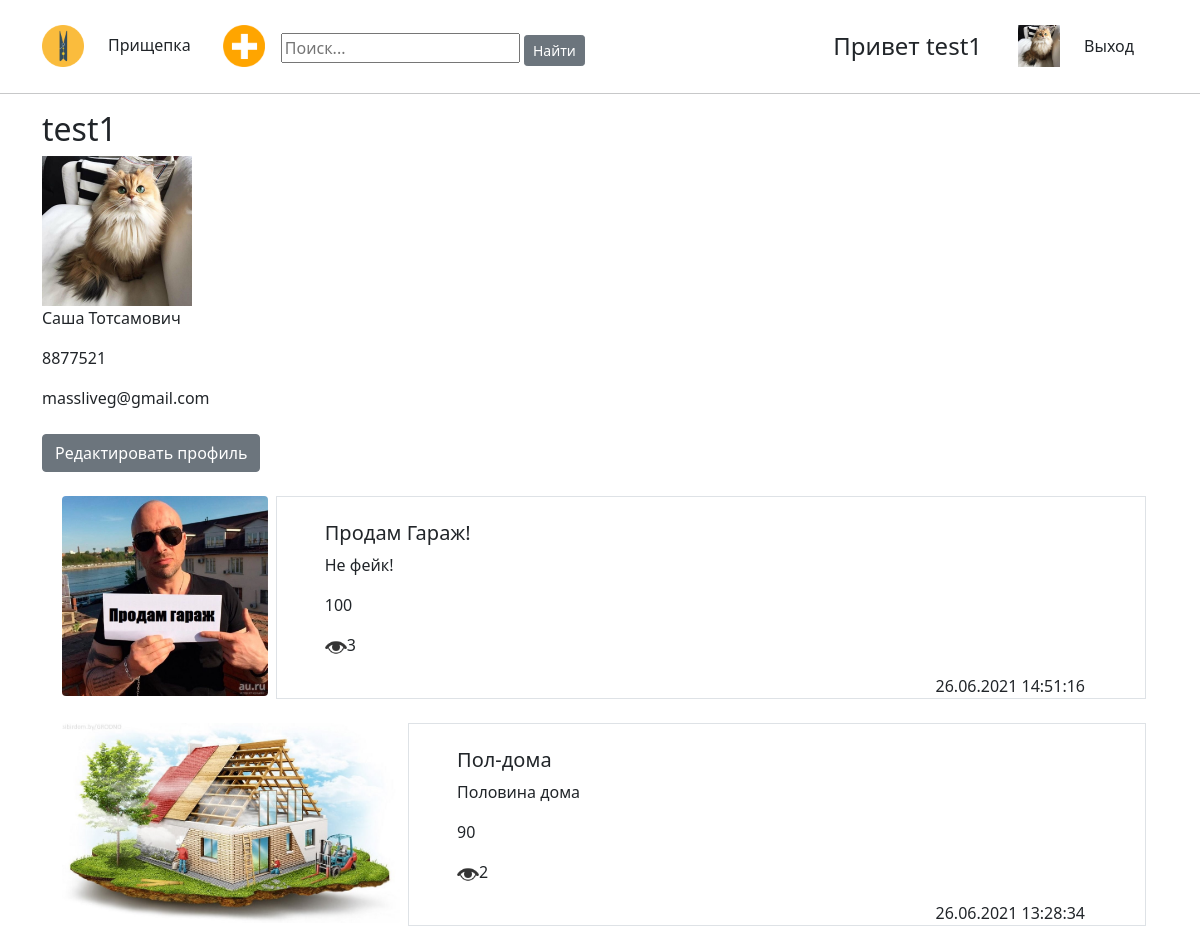
/user/account/64/ (signed in, upper part), run on an earlier commit of the app's database.
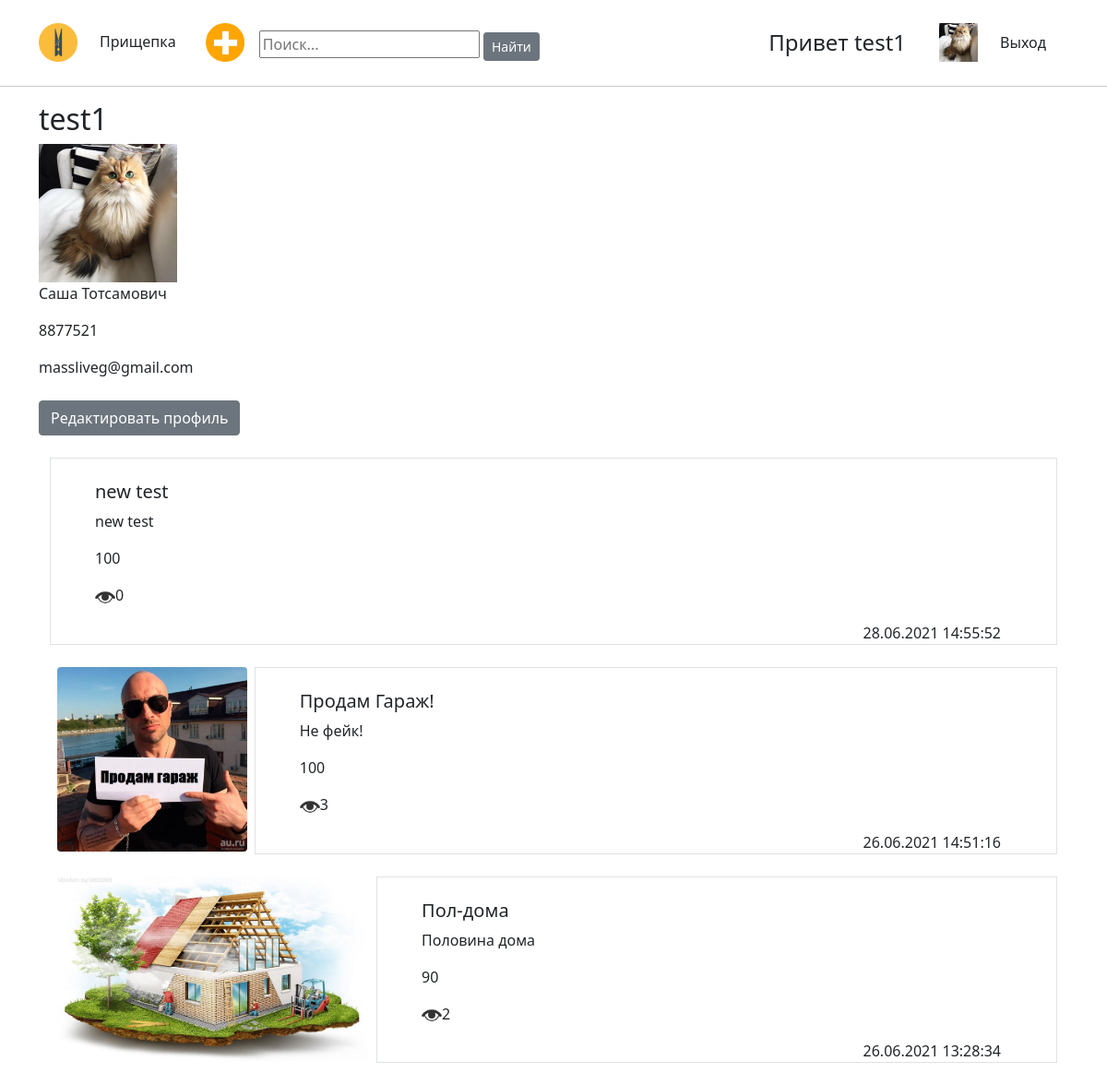
And on a later commit of the database.
### Services/models.py (models this page shows, shortened)
class Service(models.Model):
    picture = models.ImageField(upload_to='service', null=True, blank=True)
    title = models.CharField(max_length=200)
    descriptions = models.TextField()
    price = models.PositiveIntegerField()
    date_created = models.DateTimeField(auto_now_add=True)
    user = models.ForeignKey(User, on_delete=models.CASCADE, null=True)
    count = models.PositiveIntegerField(default=0)

### users/views.py (the view)
# urls.py: path('account/<int:pk>/', UserAccountView.as_view(), name='account'),
class UserAccountView(DetailView):
    model = User
    template_name = 'users/account_detail.html'
    def get_context_data(self, **kwargs):
        context = super().get_context_data(**kwargs)
        context['owner'] = self.request.user.pk == self.kwargs['pk']
        owner = User.objects.get(pk=self.kwargs['pk'])
        context['owner_services'] = owner.service_set.order_by('-date_created')
        return context

### templates/users/account_detail.html (shortened to what this page needs)
{% extends 'base.html' %}
{% load static %}
{% block content %}
<div class="container">
<h2>{{ user.username }}</h2>
    {% if user.userinfo.image %}
    <img src="{{ user.userinfo.image.url }}" height="150"><br>
    {% else %}
    <img src="{% static 'image/user1.png' %}" height="150"><br>
    {% endif %}
    <p>{{ user.first_name }} {{ user.last_name }}</p>
    {% if user.userinfo.phone %}
    <p>{{ user.userinfo.phone }}</p>
    {% endif %}
    <p>{{ user.email }}</p>
    {% if owner %}
    <p><a type="button" class="btn btn-secondary mt-2" href="{% url 'account_update' %}">Редактировать профиль</a></p>
    {% endif %}
</div>
    {% if owner %}
<div class="container">
    {% for service in owner_services %}
    <div class="container mt-4">
    <div class="d-flex position-relative mt-3">
      {% if service.picture %}
      <img src="{{ service.picture.url }}" height="200" class="rounded mx-2">
      {% endif %}
      <div class="container border px-5">
        <br>
        <h5 class="mt-0">{{ service.title }}</h5>
        <p>{{ service.descriptions }}</p>
        <p>{{ service.price }}</p>
        <p><img src="{% static 'image/eye.png' %}" height="22">{{ service.count }}</p>
        <span class="container d-flex justify-content-end">
            {{ service.date_created|date:'d.m.Y H:i:s'}}
        </span>
      </div>
    </div>
    </div>
    {% endfor %}
</div>
    {% endif %}
{% endblock %}

What changed in the data, as far as the page shows it:
added Service: title "new test", descriptions "new test", price "100", count "0", date_created "28.06.2021 14:55:52"
